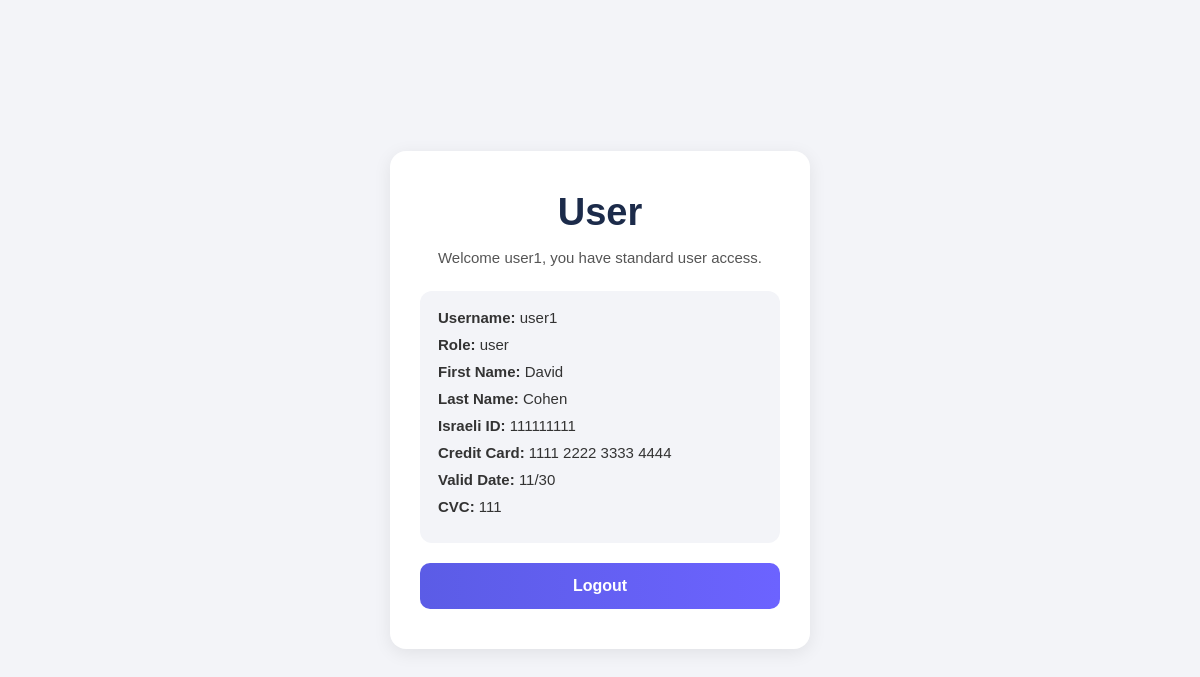
Page /user (signed in) on the committed database.
### tables this page shows
CREATE TABLE users (
            id INTEGER PRIMARY KEY AUTOINCREMENT,
            username TEXT UNIQUE NOT NULL,
            password_hash TEXT NOT NULL,
            role TEXT NOT NULL,
            first_name TEXT NOT NULL,
            last_name TEXT NOT NULL,
            israeli_id TEXT NOT NULL,
            credit_card_number TEXT NOT NULL,
            valid_date TEXT NOT NULL,
            cvc TEXT NOT NULL
        );

### app.py (the view)
@app.route("/user")
def user():
    if "user_id" not in session:
        return redirect("/")
    conn = get_db()
    cursor = conn.cursor()
    cursor.execute("""
        SELECT username, role, first_name, last_name, israeli_id,
               credit_card_number, valid_date, cvc
        FROM users
        WHERE id = ?
    """, (session["user_id"],))
    user_data = cursor.fetchone()
    conn.close()
    return render_template(
        "user.html",
        username=session.get("username"),
        user_data=user_data
    )

### app.py (called while the page is built)
def get_db():
    return sqlite3.connect(DB_NAME)

### templates/user.html (shortened to what this page needs)
<!DOCTYPE html>
<html>
<head>
    <link rel="stylesheet" href="{{ url_for('static', filename='style.css') }}">
</head>
<body>
    <div class="container">
        <h2>User</h2>
        <p class="page-text">
            Welcome {{ username }}, you have standard user access.
        </p>
        <div class="user-info">
            <p><strong>Username:</strong> {{ user_data[0] }}</p>
            <p><strong>Role:</strong> {{ user_data[1] }}</p>
            <p><strong>First Name:</strong> {{ user_data[2] }}</p>
            <p><strong>Last Name:</strong> {{ user_data[3] }}</p>
            <p><strong>Israeli ID:</strong> {{ user_data[4] }}</p>
            <p><strong>Credit Card:</strong> {{ user_data[5] }}</p>
            <p><strong>Valid Date:</strong> {{ user_data[6] }}</p>
            <p><strong>CVC:</strong> {{ user_data[7] }}</p>
        </div>
        <button onclick="window.location.href='/logout'">Logout</button>
    </div>
</body>
</html>

### static/style.css (style rules this page uses)
* { margin: 0; padding: 0; box-sizing: border-box; font-family: Arial, sans-serif; }
body { background: #f3f4f8; min-height: 100vh; display: flex; justify-content: center; align-items: center; }
.container { width: 100%; max-width: 420px; background: white; padding: 40px 30px; border-radius: 16px; box-shadow: 0 4px 18px rgba(0, 0, 0, 0.08); text-align: center; }
.container h2 { font-size: 38px; margin-bottom: 12px; color: #1c2b4a; }
button { width: 100%; padding: 14px; border: none; border-radius: 10px; background: linear-gradient(to right, #5b5ce6, #6c63ff); color: white; font-size: 16px; font-weight: bold; cursor: pointer; transition: 0.2s; }
.page-text { color: #555; margin: 15px 0 25px; font-size: 15px; }
body { padding: 30px 15px; }
.user-info { text-align: left; background: #f3f4f8; border-radius: 12px; padding: 18px; margin: 20px 0; color: #333; font-size: 15px; }
.user-info p { margin-bottom: 10px; }

### rows in the picture
users: username "user1", role "user", first_name "David", last_name "Cohen", israeli "111111111", credit_card_number "1111 2222 3333 4444", valid_date "11/30", cvc "111"
